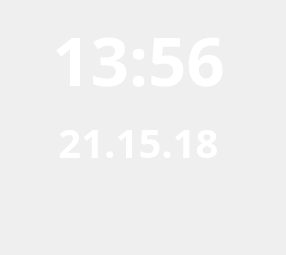
<?xml version="1.0" encoding="UTF-8"?>
<ui version="4.0">
 <class>clockForm</class>
 <widget class="QWidget" name="clockForm">
  <property name="geometry">
   <rect>
    <x>0</x>
    <y>0</y>
    <width>286</width>
    <height>255</height>
   </rect>
  </property>
  <property name="sizePolicy">
   <sizepolicy hsizetype="Expanding" vsizetype="Expanding">
    <horstretch>0</horstretch>
    <verstretch>0</verstretch>
   </sizepolicy>
  </property>
  <property name="windowTitle">
   <string>Form</string>
  </property>
  <property name="styleSheet">
   <string notr="true">QWidget {
    border-radius: 5px;
}
#frame{
	border:0px solid rgba(255,255,255,0.5);
}

#dayLabel,
#clockLabel,
#dateLabel {
	color: white;
	text-align: center;
}

#frame { 
    background-color: rgba(80,80,80, 0.0);
    border-radius: 0px;
}

</string>
  </property>
  <layout class="QVBoxLayout" name="verticalLayout">
   <property name="leftMargin">
    <number>0</number>
   </property>
   <property name="rightMargin">
    <number>0</number>
   </property>
   <item>
    <widget class="QFrame" name="frame">
     <property name="sizePolicy">
      <sizepolicy hsizetype="Expanding" vsizetype="Expanding">
       <horstretch>0</horstretch>
       <verstretch>0</verstretch>
      </sizepolicy>
     </property>
     <property name="styleSheet">
      <string notr="true">

#dayLabel,
#clockLabel,
#dateLabel {
	color: white;
	text-align: center;
}</string>
     </property>
     <property name="frameShape">
      <enum>QFrame::Box</enum>
     </property>
     <property name="frameShadow">
      <enum>QFrame::Plain</enum>
     </property>
     <layout class="QVBoxLayout" name="verticalLayout_2" stretch="5,0,2">
      <property name="spacing">
       <number>15</number>
      </property>
      <property name="leftMargin">
       <number>0</number>
      </property>
      <property name="bottomMargin">
       <number>0</number>
      </property>
      <item>
       <widget class="QLabel" name="clockLabel">
        <property name="sizePolicy">
         <sizepolicy hsizetype="Preferred" vsizetype="Preferred">
          <horstretch>0</horstretch>
          <verstretch>0</verstretch>
         </sizepolicy>
        </property>
        <property name="minimumSize">
         <size>
          <width>0</width>
          <height>0</height>
         </size>
        </property>
        <property name="maximumSize">
         <size>
          <width>16777215</width>
          <height>80</height>
         </size>
        </property>
        <property name="font">
         <font>
          <family>Noto Sans</family>
          <pointsize>50</pointsize>
          <weight>75</weight>
          <bold>true</bold>
         </font>
        </property>
        <property name="text">
         <string>13:56</string>
        </property>
        <property name="alignment">
         <set>Qt::AlignCenter</set>
        </property>
       </widget>
      </item>
      <item>
       <widget class="QLabel" name="dateLabel">
        <property name="font">
         <font>
          <family>Noto Sans</family>
          <pointsize>30</pointsize>
          <weight>75</weight>
          <bold>true</bold>
         </font>
        </property>
        <property name="text">
         <string>21.15.18</string>
        </property>
        <property name="alignment">
         <set>Qt::AlignCenter</set>
        </property>
       </widget>
      </item>
      <item>
       <widget class="QLabel" name="dayLabel">
        <property name="font">
         <font>
          <family>Noto Sans</family>
          <pointsize>20</pointsize>
          <weight>50</weight>
          <bold>false</bold>
         </font>
        </property>
        <property name="frameShadow">
         <enum>QFrame::Plain</enum>
        </property>
        <property name="text">
         <string/>
        </property>
        <property name="alignment">
         <set>Qt::AlignCenter</set>
        </property>
       </widget>
      </item>
     </layout>
    </widget>
   </item>
  </layout>
 </widget>
 <resources/>
 <connections/>
</ui>
